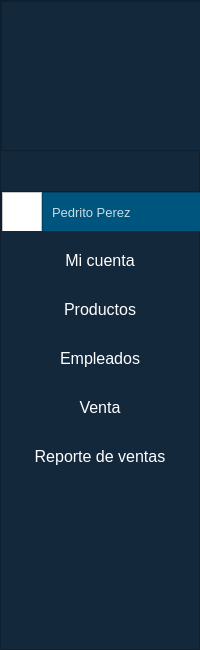
        <widget class="QFrame" name="frame_barralateral">
         <property name="minimumSize">
          <size>
           <width>200</width>
           <height>650</height>
          </size>
         </property>
         <property name="maximumSize">
          <size>
           <width>200</width>
           <height>650</height>
          </size>
         </property>
         <property name="styleSheet">
          <string notr="true">background-color:rgb(20, 40, 60);
</string>
         </property>
         <property name="frameShape">
          <enum>QFrame::StyledPanel</enum>
         </property>
         <property name="frameShadow">
          <enum>QFrame::Raised</enum>
         </property>
         <layout class="QVBoxLayout" name="verticalLayout_2">
          <property name="spacing">
           <number>10</number>
          </property>
          <property name="leftMargin">
           <number>0</number>
          </property>
          <property name="topMargin">
           <number>0</number>
          </property>
          <property name="rightMargin">
           <number>0</number>
          </property>
          <property name="bottomMargin">
           <number>0</number>
          </property>
          <item>
           <widget class="QFrame" name="frame_imageempresa">
            <property name="minimumSize">
             <size>
              <width>200</width>
              <height>150</height>
             </size>
            </property>
            <property name="maximumSize">
             <size>
              <width>200</width>
              <height>150</height>
             </size>
            </property>
            <property name="styleSheet">
             <string notr="true"/>
            </property>
            <property name="frameShape">
             <enum>QFrame::StyledPanel</enum>
            </property>
            <property name="frameShadow">
             <enum>QFrame::Raised</enum>
            </property>
            <widget class="QLabel" name="label_2">
             <property name="geometry">
              <rect>
               <x>40</x>
               <y>20</y>
               <width>120</width>
               <height>120</height>
              </rect>
             </property>
             <property name="sizePolicy">
              <sizepolicy hsizetype="Fixed" vsizetype="Fixed">
               <horstretch>0</horstretch>
               <verstretch>0</verstretch>
              </sizepolicy>
             </property>
             <property name="minimumSize">
              <size>
               <width>120</width>
               <height>120</height>
              </size>
             </property>
             <property name="maximumSize">
              <size>
               <width>120</width>
               <height>120</height>
              </size>
             </property>
             <property name="lineWidth">
              <number>1</number>
             </property>
             <property name="text">
              <string/>
             </property>
             <property name="pixmap">
              <pixmap>src/logoEmpresa.jpg</pixmap>
             </property>
             <property name="scaledContents">
              <bool>true</bool>
             </property>
             <property name="alignment">
              <set>Qt::AlignCenter</set>
             </property>
            </widget>
           </widget>
          </item>
          <item>
           <spacer name="verticalSpacer_2">
            <property name="orientation">
             <enum>Qt::Vertical</enum>
            </property>
            <property name="sizeType">
             <enum>QSizePolicy::Fixed</enum>
            </property>
            <property name="sizeHint" stdset="0">
             <size>
              <width>20</width>
              <height>30</height>
             </size>
            </property>
           </spacer>
          </item>
          <item>
           <widget class="QFrame" name="frame_2">
            <property name="minimumSize">
             <size>
              <width>200</width>
              <height>40</height>
             </size>
            </property>
            <property name="maximumSize">
             <size>
              <width>200</width>
              <height>40</height>
             </size>
            </property>
            <property name="styleSheet">
             <string notr="true"/>
            </property>
            <property name="frameShape">
             <enum>QFrame::StyledPanel</enum>
            </property>
            <property name="frameShadow">
             <enum>QFrame::Raised</enum>
            </property>
            <layout class="QHBoxLayout" name="horizontalLayout_3">
             <property name="spacing">
              <number>0</number>
             </property>
             <property name="leftMargin">
              <number>0</number>
             </property>
             <property name="topMargin">
              <number>0</number>
             </property>
             <property name="rightMargin">
              <number>0</number>
             </property>
             <property name="bottomMargin">
              <number>0</number>
             </property>
             <item>
              <widget class="QFrame" name="frame_3">
               <property name="sizePolicy">
                <sizepolicy hsizetype="Fixed" vsizetype="Fixed">
                 <horstretch>0</horstretch>
                 <verstretch>0</verstretch>
                </sizepolicy>
               </property>
               <property name="minimumSize">
                <size>
                 <width>40</width>
                 <height>40</height>
                </size>
               </property>
               <property name="maximumSize">
                <size>
                 <width>40</width>
                 <height>40</height>
                </size>
               </property>
               <property name="styleSheet">
                <string notr="true">background-color: rgb(255,255,255);</string>
               </property>
               <property name="frameShape">
                <enum>QFrame::StyledPanel</enum>
               </property>
               <property name="frameShadow">
                <enum>QFrame::Raised</enum>
               </property>
               <widget class="QLabel" name="label_4">
                <property name="enabled">
                 <bool>true</bool>
                </property>
                <property name="geometry">
                 <rect>
                  <x>4</x>
                  <y>3</y>
                  <width>35</width>
                  <height>35</height>
                 </rect>
                </property>
                <property name="sizePolicy">
                 <sizepolicy hsizetype="Fixed" vsizetype="Fixed">
                  <horstretch>0</horstretch>
                  <verstretch>0</verstretch>
                 </sizepolicy>
                </property>
                <property name="minimumSize">
                 <size>
                  <width>35</width>
                  <height>35</height>
                 </size>
                </property>
                <property name="maximumSize">
                 <size>
                  <width>35</width>
                  <height>35</height>
                 </size>
                </property>
                <property name="text">
                 <string/>
                </property>
                <property name="pixmap">
                 <pixmap>src/user.png</pixmap>
                </property>
                <property name="scaledContents">
                 <bool>true</bool>
                </property>
               </widget>
              </widget>
             </item>
             <item>
              <widget class="QFrame" name="frame_4">
               <property name="minimumSize">
                <size>
                 <width>160</width>
                 <height>40</height>
                </size>
               </property>
               <property name="maximumSize">
                <size>
                 <width>160</width>
                 <height>40</height>
                </size>
               </property>
               <property name="styleSheet">
                <string notr="true">
background-color: rgb(0, 85, 127);</string>
               </property>
               <property name="frameShape">
                <enum>QFrame::StyledPanel</enum>
               </property>
               <property name="frameShadow">
                <enum>QFrame::Raised</enum>
               </property>
               <widget class="QLabel" name="label_5">
                <property name="geometry">
                 <rect>
                  <x>10</x>
                  <y>10</y>
                  <width>140</width>
                  <height>20</height>
                 </rect>
                </property>
                <property name="font">
                 <font>
                  <pointsize>10</pointsize>
                 </font>
                </property>
                <property name="styleSheet">
                 <string notr="true">color: rgba(255, 255, 255,200);</string>
                </property>
                <property name="text">
                 <string>Pedrito Perez</string>
                </property>
               </widget>
              </widget>
             </item>
            </layout>
           </widget>
          </item>
          <item>
           <widget class="QPushButton" name="pushButton_micuenta">
            <property name="sizePolicy">
             <sizepolicy hsizetype="Minimum" vsizetype="Fixed">
              <horstretch>0</horstretch>
              <verstretch>0</verstretch>
             </sizepolicy>
            </property>
            <property name="font">
             <font>
              <pointsize>12</pointsize>
             </font>
            </property>
            <property name="styleSheet">
             <string notr="true">QPushButton{
border:none;
padding-top:10px;
padding-bottom:10px;
color:rgb(255, 255, 255);
}
QPushButton:hover{
background-color:rgb(15, 25, 40);
}</string>
            </property>
            <property name="text">
             <string>Mi cuenta</string>
            </property>
           </widget>
          </item>
          <item>
           <widget class="QPushButton" name="pushButton_productos">
            <property name="sizePolicy">
             <sizepolicy hsizetype="Expanding" vsizetype="Fixed">
              <horstretch>0</horstretch>
              <verstretch>0</verstretch>
             </sizepolicy>
            </property>
            <property name="font">
             <font>
              <pointsize>12</pointsize>
              <weight>50</weight>
              <bold>false</bold>
             </font>
            </property>
            <property name="styleSheet">
             <string notr="true">QPushButton{
border:none;
padding-top:10px;
padding-bottom:10px;
color:rgb(255, 255, 255);
}
QPushButton:hover{
background-color:rgb(15, 25, 40);
}</string>
            </property>
            <property name="text">
             <string>Productos</string>
            </property>
            <property name="iconSize">
             <size>
              <width>16</width>
              <height>16</height>
             </size>
            </property>
            <property name="checkable">
             <bool>false</bool>
            </property>
           </widget>
          </item>
          <item>
           <widget class="QPushButton" name="pushButton_empleados">
            <property name="font">
             <font>
              <pointsize>12</pointsize>
             </font>
            </property>
            <property name="styleSheet">
             <string notr="true">QPushButton{
border:none;
padding-top:10px;
padding-bottom:10px;
color:rgb(255, 255, 255);
}
QPushButton:hover{
background-color:rgb(15, 25, 40);
}</string>
            </property>
            <property name="text">
             <string>Empleados</string>
            </property>
           </widget>
          </item>
          <item>
           <widget class="QPushButton" name="pushButton_venta">
            <property name="font">
             <font>
              <pointsize>12</pointsize>
             </font>
            </property>
            <property name="styleSheet">
             <string notr="true">QPushButton{
border:none;
padding-top:10px;
padding-bottom:10px;
color:rgb(255, 255, 255);
}
QPushButton:hover{
background-color:rgb(15, 25, 40);
}</string>
            </property>
            <property name="text">
             <string>Venta</string>
            </property>
           </widget>
          </item>
          <item>
           <widget class="QPushButton" name="pushButton_reporteventas">
            <property name="font">
             <font>
              <pointsize>12</pointsize>
             </font>
            </property>
            <property name="styleSheet">
             <string notr="true">QPushButton{
border:none;
padding-top:10px;
padding-bottom:10px;
color:rgb(255, 255, 255);
}
QPushButton:hover{
background-color:rgb(15, 25, 40);
}</string>
            </property>
            <property name="text">
             <string>Reporte de ventas</string>
            </property>
           </widget>
          </item>
          <item>
           <spacer name="verticalSpacer">
            <property name="orientation">
             <enum>Qt::Vertical</enum>
            </property>
            <property name="sizeHint" stdset="0">
             <size>
              <width>20</width>
              <height>40</height>
             </size>
            </property>
           </spacer>
          </item>
         </layout>
        </widget>
